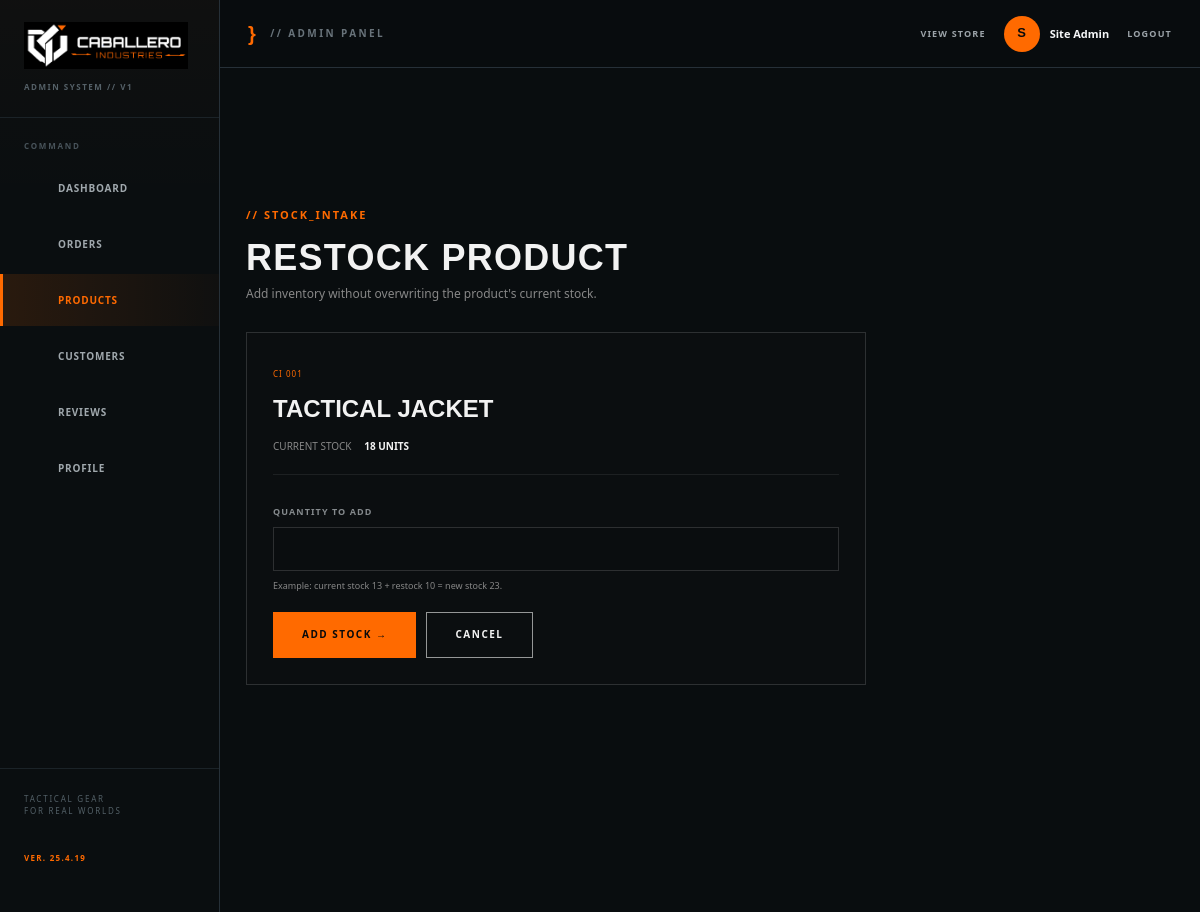
The app's page /admin/restock-product.php?id=1 (signed in) with its own data.
### tables this page shows
CREATE TABLE IF NOT EXISTS products (
    id             INT AUTO_INCREMENT PRIMARY KEY,
    product_code   VARCHAR(20) NOT NULL UNIQUE,
    name           VARCHAR(150) NOT NULL,
    description    TEXT NULL,
    price          DECIMAL(10,2) NOT NULL,
    discount_price DECIMAL(10,2) NULL,
    quantity       INT UNSIGNED NOT NULL DEFAULT 0,
    image          VARCHAR(255) NOT NULL,
    is_featured    TINYINT(1) NOT NULL DEFAULT 0,
    is_popular     TINYINT(1) NOT NULL DEFAULT 0,
    created_at     TIMESTAMP NOT NULL DEFAULT CURRENT_TIMESTAMP
);

### controllers/ProductController.php (called while the page is built, shortened)
<?php
class ProductController {
    private PDO $conn;
    public function __construct(PDO $conn) {
        $this->conn = $conn;
    }
    public function getById(int $productId): ?array {
        $stmt = $this->conn->prepare('SELECT * FROM products WHERE id = ?');
        $stmt->execute([$productId]);
        $product = $stmt->fetch();
        return $product ?: null;
    }
}

### helpers/helpers.php (called while the page is built, shortened)
<?php
function safe_output($text) {
    return htmlspecialchars((string) $text, ENT_QUOTES, 'UTF-8');
}
?>

### admin/restock-product.php (the view, shortened to what this page needs)
<?php
require_once __DIR__ . '/../database/db.php';
require_once __DIR__ . '/../helpers/helpers.php';
require_once __DIR__ . '/../controllers/ProductController.php';
$productController = new ProductController($conn);
$product_id = isset($_GET['id']) ? (int) $_GET['id'] : 0;
$product = $productController->getById($product_id);
$add_quantity = '';
require __DIR__ . '/../includes/header.php';
?>
<section class="dashboard-shell">
    <div class="container">
        <div class="dashboard-heading">
            <div>
                <p class="tech-label">// STOCK_INTAKE</p>
                <h1 class="section-heading">RESTOCK PRODUCT</h1>
                <p class="dashboard-subtext">Add inventory without overwriting the product's current stock.</p>
            </div>
        </div>
        <?php require __DIR__ . '/../includes/admin-nav.php'; ?>
        <div class="admin-form-container restock-panel">
            <div class="restock-product-summary">
                <span><?php echo safe_output($product['product_code']); ?></span>
                <h2><?php echo safe_output($product['name']); ?></h2>
                <p>CURRENT STOCK <strong><?php echo (int) $product['quantity']; ?> UNITS</strong></p>
            </div>
            <form method="post" class="admin-form restock-form">
                <div class="form-row">
                    <label for="add_quantity">QUANTITY TO ADD</label>
                    <input
                        id="add_quantity"
                        type="number"
                        name="add_quantity"
                        min="1"
                        max="10000"
                        step="1"
                        value="<?php echo safe_output($add_quantity); ?>"
                        required
                    >
                    <small class="form-help">Example: current stock 13 + restock 10 = new stock 23.</small>
                </div>
                <div class="restock-actions">
                    <button type="submit" class="btn btn-primary">ADD STOCK →</button>
                    <a href="products.php" class="btn btn-outline">CANCEL</a>
                </div>
            </form>
        </div>
    </div>
</section>
<?php require __DIR__ . '/../includes/footer.php'; ?>

### records on screen
products: product_code "CI 001", name "TACTICAL JACKET", quantity "18"

### other values on screen
substr($_SESSION['user_name'] ?? 'A', 0, 1) "S"
safe_output($_SESSION['user_name'] ?? 'Admin') "Site Admin"
$tab[0] "DASHBOARD"
$tab[0] "ORDERS"
$tab[0] "PRODUCTS"
$tab[0] "CUSTOMERS"
$tab[0] "REVIEWS"
$tab[0] "PROFILE"
